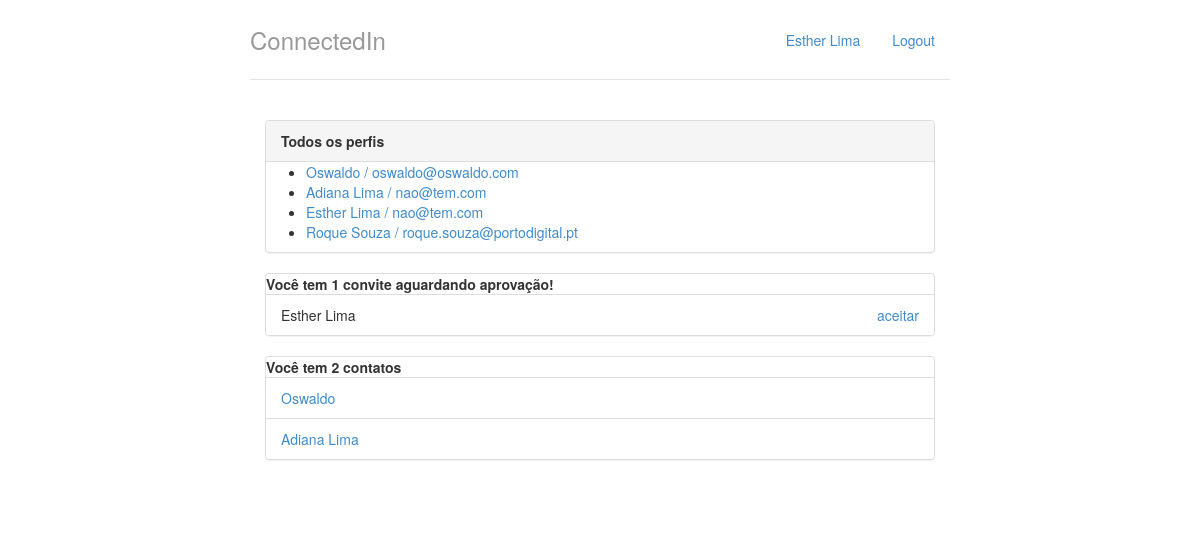
The page / on the database its author committed.
### perfis/models.py (models this page shows, shortened)
class Perfil(models.Model):
    nome = models.CharField(max_length=255, null=False)
    email = models.CharField(max_length=255, null=False)
    telefone = models.CharField(max_length=15, null=False)
    nome_empresa = models.CharField(max_length=255, null=False)
    contatos = models.ManyToManyField('self')

class Convite(models.Model):
    solicitante = models.ForeignKey(Perfil, related_name='convites_feitos')
    convidado = models.ForeignKey(Perfil, related_name='convites_recebidos')

### perfis/views.py (the view)
# urls.py: url(r'^$', views.index, name='index'),
def index(request):
    return render(request, 'index.html', {'perfis': Perfil.objects.all(), 'perfil_logado' : get_perfil_logado(request)})

### perfis/views.py (called while the page is built)
def get_perfil_logado(request):
    return Perfil.objects.get(id=3)

### perfis/templates/index.html
{% extends "base.html" %}
{% block body%}
<div class="col-lg-12">
    <div class="panel panel-default">
        <div class="panel-heading">
            <strong>Todos os perfis</strong>
        </div>
        {% if perfis %}
        <ul>
            {% for perfil in perfis %}
                <li>
                    <a href="{% url 'exibir' perfil.id %}">{{ perfil.nome}}  / {{perfil.email}}</a>
                </li>
            {% endfor %}
        </ul>
        {% else %}
            <p>Nenhum Perfil encontrado</p>
        {% endif %}
    </div>
    <div class="panel panel-default">
        {% with total_de_convites=perfil_logado.convites_recebidos.count %}
            {% if total_de_convites %}
            <div class="list-group">
                <strong> Você tem {{ total_de_convites }}
                    convite{{ total_de_convites | pluralize}}
                    aguardando aprovação! </strong>
            </div>
            <ul class="list-group">
                {% for convite in perfil_logado.convites_recebidos.all %}
                <li class="list-group-item">
                    {{ convite.solicitante.nome }}
                    <a href="{% url 'aceitar' convite.id %}" class="pull-right">aceitar</a>
                </li>
                {% endfor%}
            </ul>
            {% else %}
            <div class="panel-body">
                <p>Nenhum convite recebido :( </p>
            </div>
            {% endif %}
        {% endwith %}
    </div>
    <div class="panel panel-default">
        {% with total_de_contatos=perfil_logado.contatos.count %}
            {% if total_de_contatos %}
            <div class="list-group">
                <strong> Você tem {{ total_de_contatos }}
                    contato{{ total_de_contatos | pluralize}}
                </strong>
            </div>
            <ul class="list-group">
                {% for contato in perfil_logado.contatos.all %}
                <li class="list-group-item">
                    <a href="{% url 'exibir' contato.id %}">{{contato.nome}}</a>
                </li>
                {% endfor%}
            </ul>
            {% else %}
            <div class="panel-body">
                <p>Você não possui contatos no momento :( </p>
            </div>
            {% endif %}
        {% endwith %}
    </div>
</div>
{% endblock%}

### perfis/templates/base.html (shortened to what this page needs)
{% load staticfiles %}
<!DOCTYPE html>
<html lang="pt-br">
<head>
    <link rel="stylesheet" href="{% static "styles/bootstrap.css" %}">
    <link rel="stylesheet" href="{% static "styles/main.css" %}">
</head>
<body>
    <div class="container">
        <div class="header">
            <ul class="nav nav-pills pull-right">
                <li><a href="{% url 'index' %}">{{ perfil_logado.nome }}</a></li>
                <li><a href="/logout/">Logout</a></li>
            </ul>
            <h3 class="text-muted">ConnectedIn</h3>
        </div>
        <div class="row content">
            {% block body %}
            {% endblock %}
        </div>
    </div>
</body>
</html>

### perfis/static/styles/main.css (style rules this page uses)
body { padding-top: 20px; padding-bottom: 20px; }
.header, .content, .footer { padding-left: 15px; padding-right: 15px; }
.header { border-bottom: 1px solid #e5e5e5; }
.header h3 { margin-top: 0; margin-bottom: 0; line-height: 40px; padding-bottom: 19px; }
@media (min-width: 768px) { .container { max-width: 730px; } }
.content { margin: 40px 0; }
@media screen and (min-width: 768px) { .header, .content, .footer { padding-left: 0; padding-right: 0; } }
@media screen and (min-width: 768px) { .header { margin-bottom: 30px; } }

### rows shown on the page
Perfil: nome "Esther Lima", email "nao@tem.com"
Perfil: nome "Oswaldo", email "oswaldo@oswaldo.com"
Perfil: nome "Adiana Lima", email "nao@tem.com"
Perfil: nome "Roque Souza", email "roque.souza@portodigital.pt"
Convite: solicitante.nome "Esther Lima"

### other values the page prints
{{ total_de_convites }} "1"
{{ total_de_contatos }} "2"
{{ total_de_contatos | pluralize }} "s"
